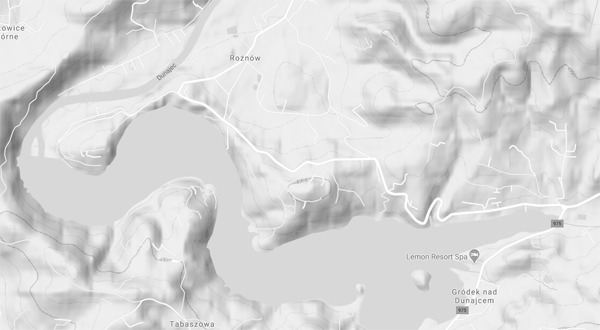
#> input picture Mapa_MD_no_terrain_low_res_Gray.jpg, 600 x 330 px, found by its file name
$ jupyter execute 'SzymonRogowski(450244)_Lab1.pdf.ipynb'   (shell and % lines are left out)
#> lines starting #> are read from the running program, lines starting #| are printed output that depends on the picture; after the words box and inside, x2 and y2 are one past the last pixel; in counts of white or black regions, pixels touching at a corner belong together
[cell 1]
import numpy as np
import matplotlib.pyplot as plt
import pandas as pd
from PIL import Image
print("1st Loaded")

[cell 2]
img = plt.imread(r'C:\Users\szymo\PycharmProjects\SandBox\Mapa_MD_no_terrain_low_res_Gray.jpg')
#> img is the input picture: shape (330, 600); min 90, max 255, mean 217.5
print("2nd loaded")
print(type(img))
#| <class 'numpy.ndarray'>

[cell 3]
plt.imshow(img, cmap='gray', alpha=1)
plt.title('Map1')
plt.show()

[cell 4]
def threshold(img, thresh=127):
#> called with thresh = 216
    return((img > thresh) * 255).astype("uint8")
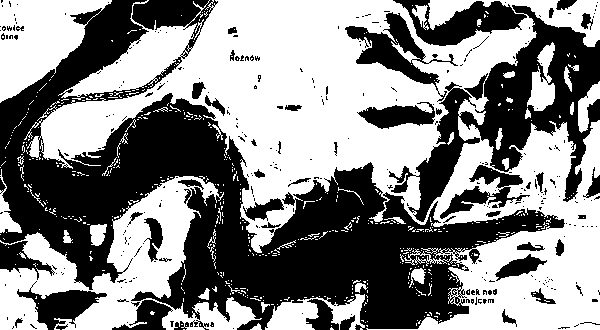
#> returned value: shape (330, 600); 53.3% white; 315 black regions (264 under 20 px), largest, box (x1, y1, x2, y2) and area: (0, 0, 565, 330) 60992, (389, 0, 600, 222) 16726, (345, 12, 458, 102) 2690
